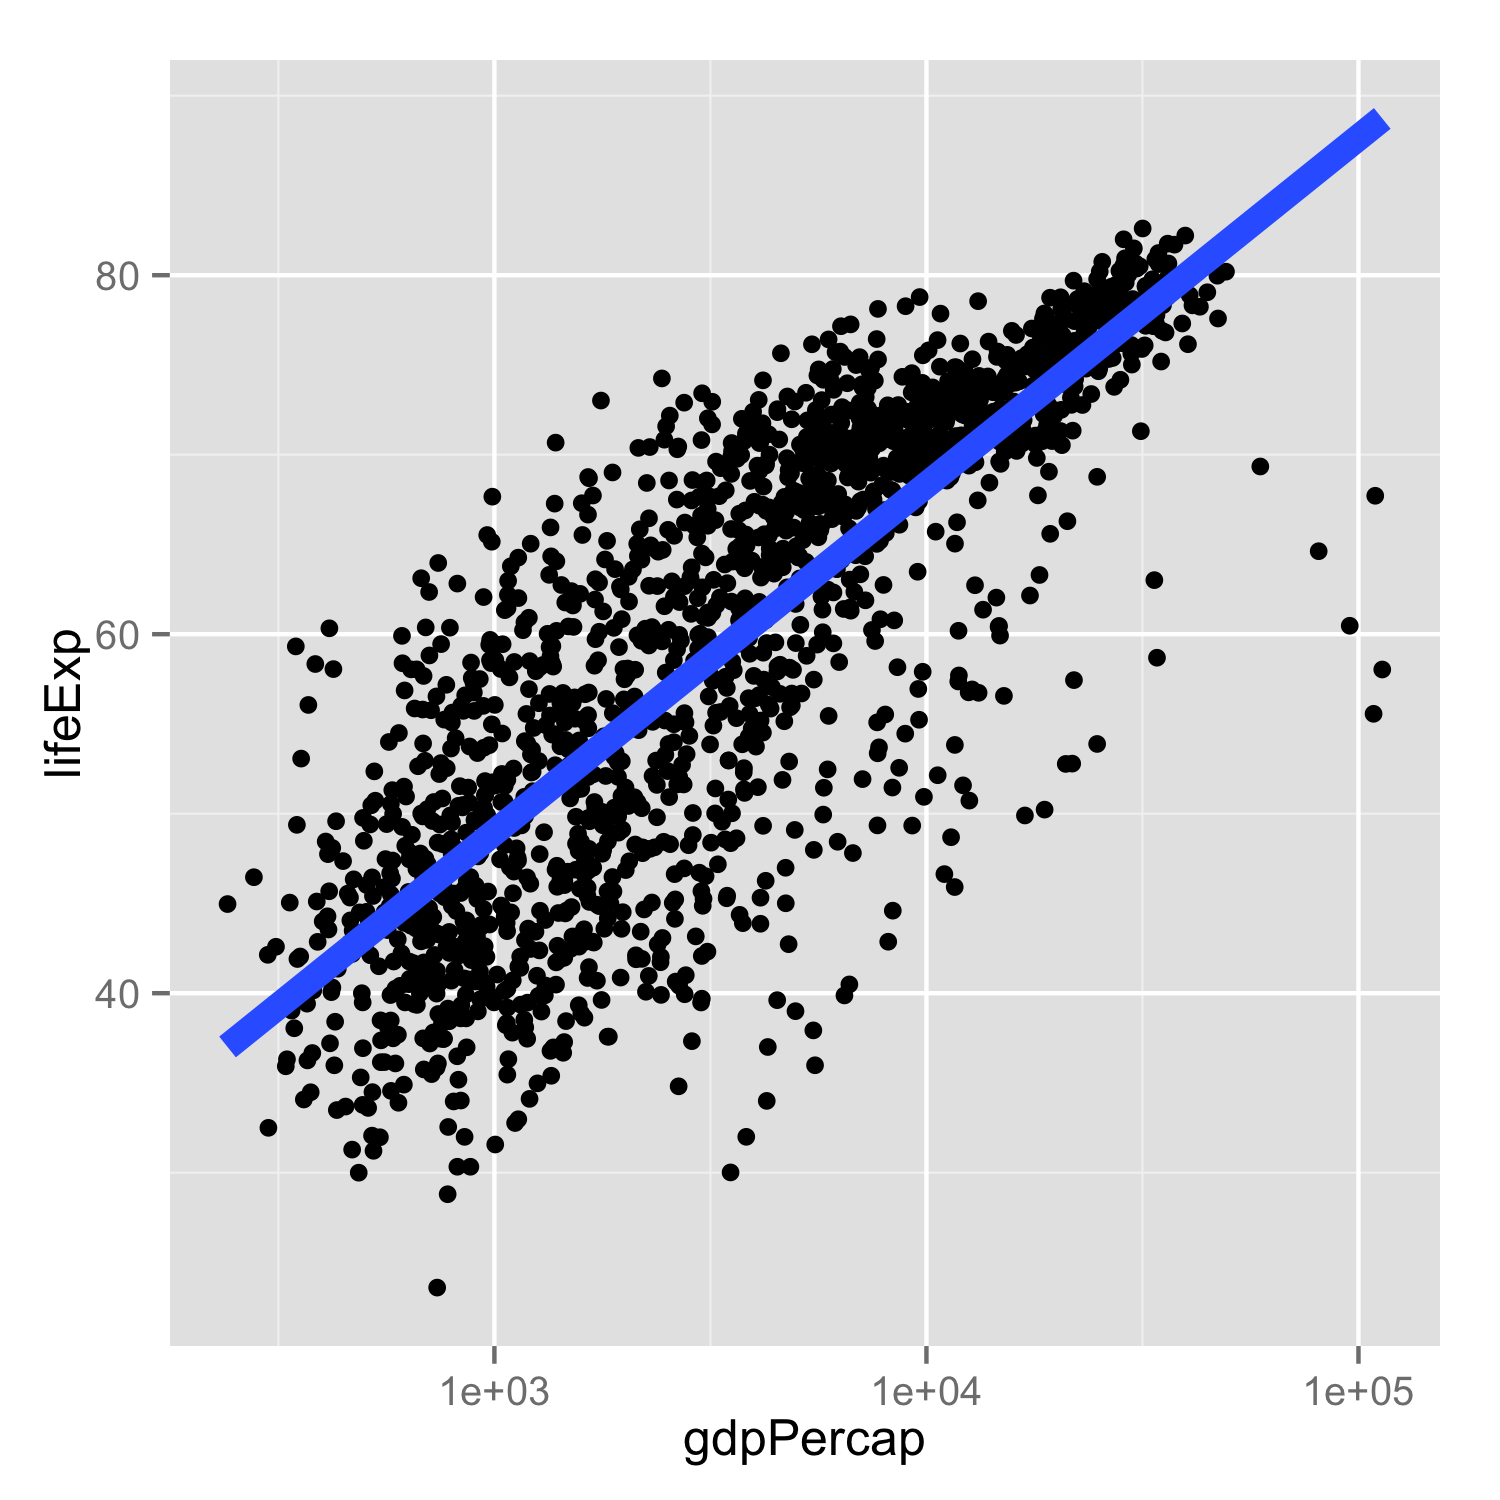

The script that saved this image:
#' ---
#' title: SCATTERPLOT FITTED LINE
#' ---

library(ggplot2)

this_base <- "0010_scatterplot-fitted-line"

## use an excerpt of the Gapminder data
## prepared and posted by Jenny Bryan for use in teaching
gDat_url <- "http://tiny.cc/gapminder"
gDat <- read.delim(file = gDat_url)
str(gDat)

p <- ggplot(gDat, aes(x = gdpPercap, y = lifeExp)) +
  geom_point() +
  scale_x_log10() +
  geom_smooth(lwd = 3, se = FALSE, method = "lm")

p

ggsave(paste0(this_base, ".png"), p, width = 5, height = 5)
